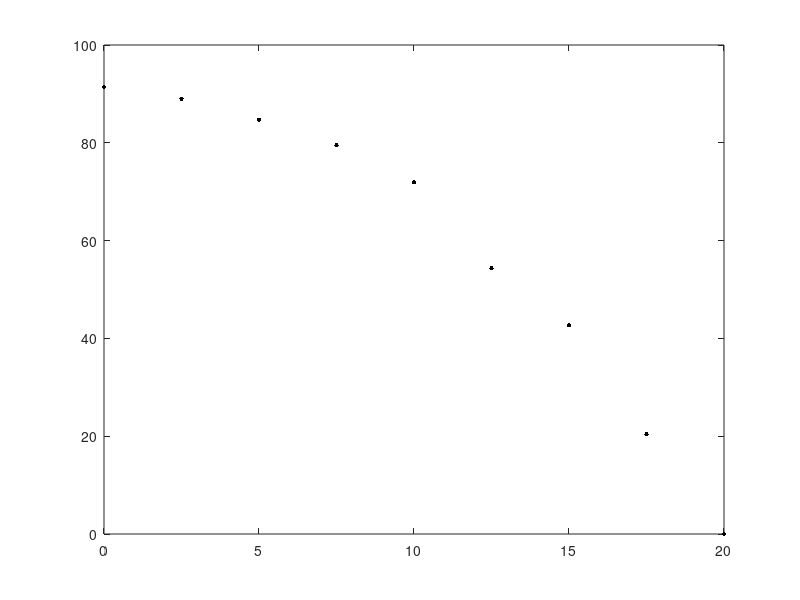

The MATLAB source for this figure: (Note: this script raises an error after producing the figure.)
function interpolacion
    clear all
    clc
    continua = 1;
    while continua
        fprintf('Quieres interpolar para valor de x o y?\n')
        fprintf('1-X\n2-Y\n')
        op = input('Elige la opcion: ');
        xs = 0:2.5:20;
        ys = [91.4 89 84.7 79.5 71.9 54.3 42.7 20.4 0];
        plot(xs, ys, 'k.', 'MarkerSize', 10)
        if op == 1
            x = input('Ingresa valor de x a interpolar: ');
        elseif op == 2
            x = input('Ingresa valor de y a interpolar: ');
            temp = xs;
            xs = ys;
            ys = temp;
        else
            fprintf('Opcion incorrecta\n')
            continua = 0;
        end
        if op == 1
            if (x > xs(length(xs)) || x < xs(1))
                fprintf('El valor no se encuentra dentro de los datos\n')
                continua = 0;
            end
        else
            if (x < xs(length(xs)) || x > xs(1))
                fprintf('El valor no se encuentra dentro de los datos\n')
                continua = 0;
            end
        end
        if continua
            for i = 1:(length(xs) - 1)
                x0 = xs(i);
                x1 = xs(i+1);
                if op == 1
                    if (x >= x0) && (x <= x1)
                        fprintf('El valor se encuentra entre %.2f y %.2f\n',x0, x1)
                        break
                    end
                else
                    if (x <= x0) && (x >= x1)
                        fprintf('El valor se encuentra entre %.2f y %.2f\n',x0, x1)
                        break
                    end
                end
            end
            fx0 = ys(i);
            fx1 = ys(i+1);
            y = fx0 + (fx1 - fx0) / (x1 - x0) * (x - x0);
            if (op == 1)
                fprintf('El valor de y es %.3f cuando x es %.3f\n',y,x);
            else
                fprintf('El valor de x es %.3f cuando y es %.3f\n',y,x);
            end
            hold on
            if op == 1
                plot(x, y, 'rp', 'MarkerSize', 20)
            else
                plot(y, x, 'rp', 'MarkerSize', 20)
            end
            hold off
            continua = 0;
        else
            fprintf('\nQuieres ingresar otro valor?\n')
            fprintf('1-Si\n2-No\n')
            op1 = input('Elige la opcion: ');
            
            if op1 == 1
                continua = 1;
            else
                continua = 0;
            end
        end
    end
end